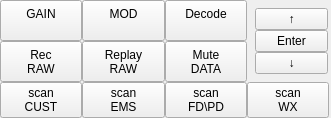
        <widget class="QFrame" name="frame_bottom">
         <property name="sizePolicy">
          <sizepolicy hsizetype="Expanding" vsizetype="Expanding">
           <horstretch>1</horstretch>
           <verstretch>1</verstretch>
          </sizepolicy>
         </property>
         <property name="minimumSize">
          <size>
           <width>295</width>
           <height>0</height>
          </size>
         </property>
         <property name="maximumSize">
          <size>
           <width>590</width>
           <height>450</height>
          </size>
         </property>
         <layout class="QGridLayout" name="gridLayout_2">
          <property name="leftMargin">
           <number>0</number>
          </property>
          <property name="topMargin">
           <number>0</number>
          </property>
          <property name="rightMargin">
           <number>2</number>
          </property>
          <property name="bottomMargin">
           <number>0</number>
          </property>
          <property name="spacing">
           <number>0</number>
          </property>
          <item row="0" column="2">
           <widget class="QPushButton" name="pushButton_decode">
            <property name="sizePolicy">
             <sizepolicy hsizetype="Preferred" vsizetype="Preferred">
              <horstretch>1</horstretch>
              <verstretch>1</verstretch>
             </sizepolicy>
            </property>
            <property name="minimumSize">
             <size>
              <width>60</width>
              <height>0</height>
             </size>
            </property>
            <property name="maximumSize">
             <size>
              <width>16777215</width>
              <height>16777215</height>
             </size>
            </property>
            <property name="focusPolicy">
             <enum>Qt::NoFocus</enum>
            </property>
            <property name="text">
             <string>Decode
</string>
            </property>
           </widget>
          </item>
          <item row="0" column="0">
           <widget class="QPushButton" name="pushButton_gain">
            <property name="sizePolicy">
             <sizepolicy hsizetype="Preferred" vsizetype="Preferred">
              <horstretch>1</horstretch>
              <verstretch>1</verstretch>
             </sizepolicy>
            </property>
            <property name="minimumSize">
             <size>
              <width>60</width>
              <height>0</height>
             </size>
            </property>
            <property name="maximumSize">
             <size>
              <width>16777215</width>
              <height>16777215</height>
             </size>
            </property>
            <property name="focusPolicy">
             <enum>Qt::NoFocus</enum>
            </property>
            <property name="text">
             <string>GAIN
</string>
            </property>
           </widget>
          </item>
          <item row="1" column="1">
           <widget class="QPushButton" name="pushButton_replay">
            <property name="sizePolicy">
             <sizepolicy hsizetype="Preferred" vsizetype="Preferred">
              <horstretch>1</horstretch>
              <verstretch>1</verstretch>
             </sizepolicy>
            </property>
            <property name="minimumSize">
             <size>
              <width>60</width>
              <height>0</height>
             </size>
            </property>
            <property name="maximumSize">
             <size>
              <width>16777215</width>
              <height>16777215</height>
             </size>
            </property>
            <property name="focusPolicy">
             <enum>Qt::NoFocus</enum>
            </property>
            <property name="text">
             <string>Replay
RAW</string>
            </property>
           </widget>
          </item>
          <item row="0" column="1">
           <widget class="QPushButton" name="pushButton_mod">
            <property name="sizePolicy">
             <sizepolicy hsizetype="Preferred" vsizetype="Preferred">
              <horstretch>1</horstretch>
              <verstretch>1</verstretch>
             </sizepolicy>
            </property>
            <property name="minimumSize">
             <size>
              <width>60</width>
              <height>0</height>
             </size>
            </property>
            <property name="maximumSize">
             <size>
              <width>16777215</width>
              <height>16777215</height>
             </size>
            </property>
            <property name="focusPolicy">
             <enum>Qt::NoFocus</enum>
            </property>
            <property name="text">
             <string>MOD
</string>
            </property>
           </widget>
          </item>
          <item row="1" column="2">
           <widget class="QPushButton" name="pushButton_mute">
            <property name="sizePolicy">
             <sizepolicy hsizetype="Preferred" vsizetype="Preferred">
              <horstretch>1</horstretch>
              <verstretch>1</verstretch>
             </sizepolicy>
            </property>
            <property name="minimumSize">
             <size>
              <width>60</width>
              <height>0</height>
             </size>
            </property>
            <property name="maximumSize">
             <size>
              <width>16777215</width>
              <height>16777215</height>
             </size>
            </property>
            <property name="focusPolicy">
             <enum>Qt::NoFocus</enum>
            </property>
            <property name="text">
             <string>Mute
DATA</string>
            </property>
           </widget>
          </item>
          <item row="2" column="0">
           <widget class="QPushButton" name="pushButton_scan_custom">
            <property name="sizePolicy">
             <sizepolicy hsizetype="Preferred" vsizetype="Preferred">
              <horstretch>1</horstretch>
              <verstretch>1</verstretch>
             </sizepolicy>
            </property>
            <property name="minimumSize">
             <size>
              <width>60</width>
              <height>0</height>
             </size>
            </property>
            <property name="maximumSize">
             <size>
              <width>16777215</width>
              <height>16777215</height>
             </size>
            </property>
            <property name="focusPolicy">
             <enum>Qt::NoFocus</enum>
            </property>
            <property name="text">
             <string>scan
CUST</string>
            </property>
           </widget>
          </item>
          <item row="1" column="0">
           <widget class="QPushButton" name="pushButton_record">
            <property name="sizePolicy">
             <sizepolicy hsizetype="Preferred" vsizetype="Preferred">
              <horstretch>1</horstretch>
              <verstretch>1</verstretch>
             </sizepolicy>
            </property>
            <property name="minimumSize">
             <size>
              <width>60</width>
              <height>0</height>
             </size>
            </property>
            <property name="maximumSize">
             <size>
              <width>16777215</width>
              <height>16777215</height>
             </size>
            </property>
            <property name="focusPolicy">
             <enum>Qt::NoFocus</enum>
            </property>
            <property name="text">
             <string>Rec
RAW</string>
            </property>
           </widget>
          </item>
          <item row="2" column="2">
           <widget class="QPushButton" name="pushButton_scan_fdpd">
            <property name="sizePolicy">
             <sizepolicy hsizetype="Preferred" vsizetype="Preferred">
              <horstretch>1</horstretch>
              <verstretch>1</verstretch>
             </sizepolicy>
            </property>
            <property name="minimumSize">
             <size>
              <width>60</width>
              <height>0</height>
             </size>
            </property>
            <property name="maximumSize">
             <size>
              <width>16777215</width>
              <height>16777215</height>
             </size>
            </property>
            <property name="focusPolicy">
             <enum>Qt::NoFocus</enum>
            </property>
            <property name="text">
             <string>scan
FD\PD</string>
            </property>
           </widget>
          </item>
          <item row="2" column="1">
           <widget class="QPushButton" name="pushButton_scan_ems">
            <property name="sizePolicy">
             <sizepolicy hsizetype="Preferred" vsizetype="Preferred">
              <horstretch>1</horstretch>
              <verstretch>1</verstretch>
             </sizepolicy>
            </property>
            <property name="minimumSize">
             <size>
              <width>60</width>
              <height>0</height>
             </size>
            </property>
            <property name="maximumSize">
             <size>
              <width>16777215</width>
              <height>16777215</height>
             </size>
            </property>
            <property name="focusPolicy">
             <enum>Qt::NoFocus</enum>
            </property>
            <property name="text">
             <string>scan
EMS</string>
            </property>
           </widget>
          </item>
          <item row="2" column="3">
           <widget class="QPushButton" name="pushButton_scan_wx">
            <property name="sizePolicy">
             <sizepolicy hsizetype="Preferred" vsizetype="Preferred">
              <horstretch>1</horstretch>
              <verstretch>1</verstretch>
             </sizepolicy>
            </property>
            <property name="minimumSize">
             <size>
              <width>60</width>
              <height>0</height>
             </size>
            </property>
            <property name="maximumSize">
             <size>
              <width>16777215</width>
              <height>16777215</height>
             </size>
            </property>
            <property name="focusPolicy">
             <enum>Qt::NoFocus</enum>
            </property>
            <property name="text">
             <string>scan
WX</string>
            </property>
           </widget>
          </item>
          <item row="0" column="3" rowspan="2">
           <widget class="QFrame" name="frame_select">
            <property name="sizePolicy">
             <sizepolicy hsizetype="Expanding" vsizetype="Expanding">
              <horstretch>1</horstretch>
              <verstretch>1</verstretch>
             </sizepolicy>
            </property>
            <property name="minimumSize">
             <size>
              <width>73</width>
              <height>0</height>
             </size>
            </property>
            <layout class="QVBoxLayout" name="verticalLayout_4">
             <property name="spacing">
              <number>0</number>
             </property>
             <property name="leftMargin">
              <number>8</number>
             </property>
             <property name="topMargin">
              <number>8</number>
             </property>
             <property name="rightMargin">
              <number>1</number>
             </property>
             <property name="bottomMargin">
              <number>8</number>
             </property>
             <item>
              <widget class="QPushButton" name="pushButton_up">
               <property name="sizePolicy">
                <sizepolicy hsizetype="Preferred" vsizetype="Preferred">
                 <horstretch>1</horstretch>
                 <verstretch>1</verstretch>
                </sizepolicy>
               </property>
               <property name="minimumSize">
                <size>
                 <width>60</width>
                 <height>0</height>
                </size>
               </property>
               <property name="maximumSize">
                <size>
                 <width>140</width>
                 <height>120</height>
                </size>
               </property>
               <property name="focusPolicy">
                <enum>Qt::NoFocus</enum>
               </property>
               <property name="text">
                <string>↑</string>
               </property>
              </widget>
             </item>
             <item>
              <widget class="QPushButton" name="pushButton_enter">
               <property name="sizePolicy">
                <sizepolicy hsizetype="Preferred" vsizetype="Preferred">
                 <horstretch>1</horstretch>
                 <verstretch>1</verstretch>
                </sizepolicy>
               </property>
               <property name="minimumSize">
                <size>
                 <width>60</width>
                 <height>0</height>
                </size>
               </property>
               <property name="maximumSize">
                <size>
                 <width>140</width>
                 <height>120</height>
                </size>
               </property>
               <property name="focusPolicy">
                <enum>Qt::NoFocus</enum>
               </property>
               <property name="text">
                <string>Enter</string>
               </property>
              </widget>
             </item>
             <item>
              <widget class="QPushButton" name="pushButton_down">
               <property name="sizePolicy">
                <sizepolicy hsizetype="Preferred" vsizetype="Preferred">
                 <horstretch>1</horstretch>
                 <verstretch>1</verstretch>
                </sizepolicy>
               </property>
               <property name="minimumSize">
                <size>
                 <width>60</width>
                 <height>0</height>
                </size>
               </property>
               <property name="maximumSize">
                <size>
                 <width>140</width>
                 <height>120</height>
                </size>
               </property>
               <property name="focusPolicy">
                <enum>Qt::NoFocus</enum>
               </property>
               <property name="text">
                <string>↓</string>
               </property>
              </widget>
             </item>
            </layout>
           </widget>
          </item>
         </layout>
        </widget>
